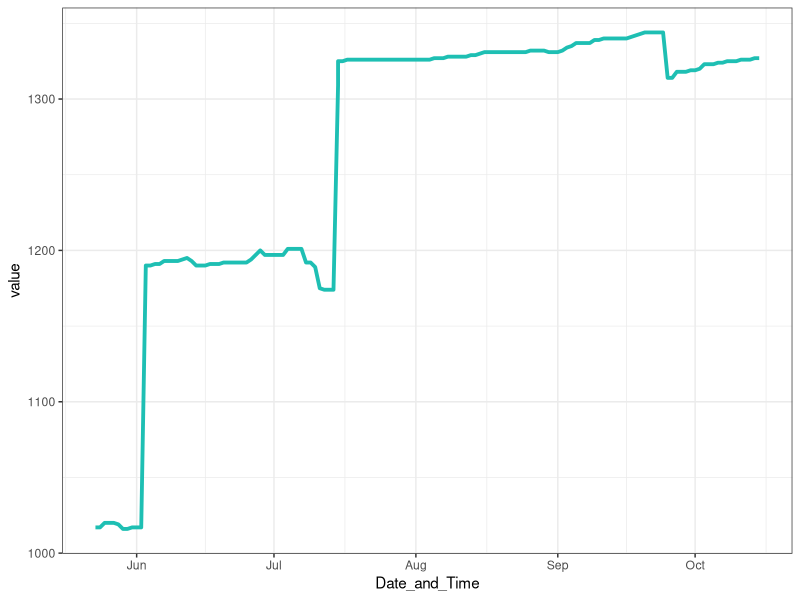
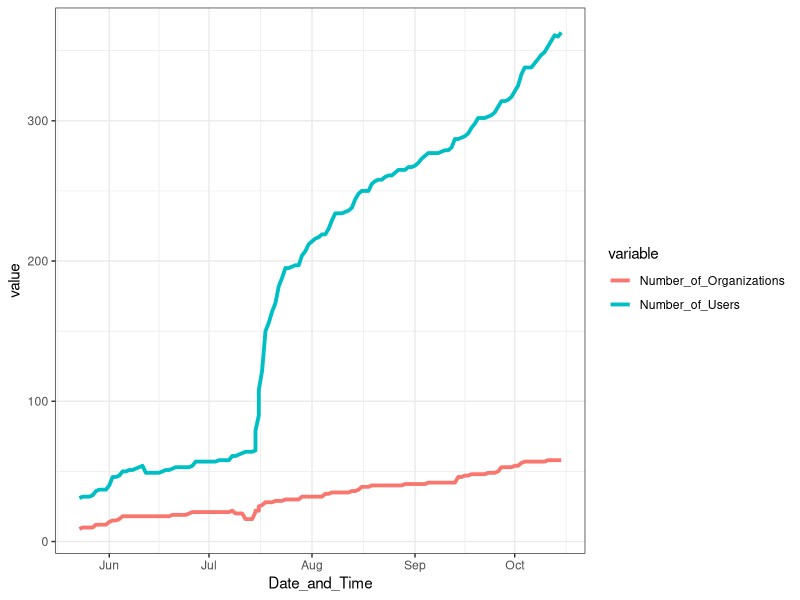

Recreate these plots in R, in order.
## Simple plotting script ##

# Dependencies
library(ggplot2)
library(reshape2)

# Loading data
m <- read.csv('data/mailchimp.csv')
t <- read.csv('data/twitter.csv')
r <- read.csv('data/repository.csv')

# Cleaning
t$Week <- as.Date(t$Week, "%m/%d/%Y")
r <- melt(r, id = 'Date_and_Time')
r$Date_and_Time <- as.Date(r$Date_and_Time)

## CKAN Visual
datasets <- r[r$variable == 'Number_of_Datasets',]
users_orgs <- r[r$variable == 'Number_of_Organizations' | r$variable == 'Number_of_Users', ]

# Number of Datasets
dplot <- ggplot(datasets) + theme_bw() +
  geom_line(aes(Date_and_Time, value), color = "#1EBFB3", size = 1.3)

ggsave('plot/number-of-datasets.pdf', dplot, width = 400, height = 160, units = 'mm')

# Number of Organizations and Users
oplot <- ggplot(users_orgs) + theme_bw() +
  geom_line(aes(Date_and_Time, value, color = variable), size = 1.3)

ggsave('plot/number-of-organizations-users.pdf', oplot, width = 400, height = 160, units = 'mm')
